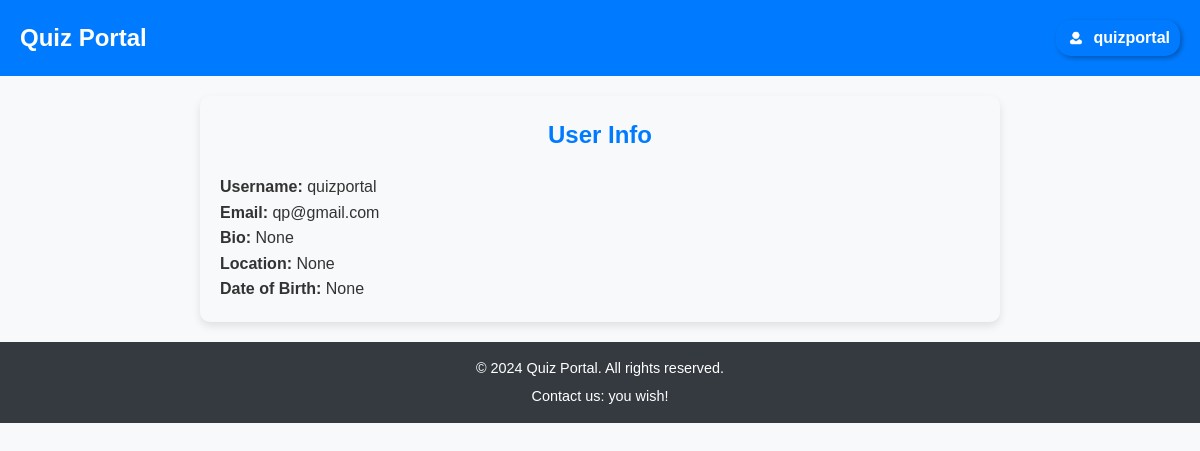
/profile/user-info/ (signed in), run on the app's committed database.
### core/models.py (models this page shows, shortened)
class User(AbstractUser):
    email = models.EmailField(unique=True)
    email_token = models.CharField(unique=True, max_length=200, null=True, blank=True)
    is_verified = models.BooleanField(default=False)
    USERNAME_FIELD = 'email'
    REQUIRED_FIELDS = ['username']

### User_Profile/models.py (models this page shows, shortened)
class Profile(models.Model):
    user = models.OneToOneField(settings.AUTH_USER_MODEL, on_delete=models.CASCADE, related_name='profile')
    bio = models.TextField(blank=True, null=True)
    profile_picture = models.ImageField(upload_to='profile_pictures/', blank=True, null=True)
    location = models.CharField(max_length=100, blank=True, null=True)
    date_of_birth = models.DateField(blank=True, null=True)

### User_Profile/views.py (the view)
# urls.py: path('user-info/', views.user_info, name='user_info'),
@login_required
def user_info(request):
    user = request.user
    profile = user.profile  # Access the related Profile object
    context = {
        'username': user.username,
        'email': user.email,
        'bio': profile.bio,
        'location': profile.location,
        'date_of_birth': profile.date_of_birth,
        'profile_picture': profile.profile_picture.url if profile.profile_picture else None,
    }
    return render(request, 'User_Profile/user_info.html', context)

### User_Profile/templates/User_Profile/user_info.html (shortened to what this page needs)
{% extends 'base.html' %}
{% load static %}
{% block styles %}
<link rel="stylesheet" href="{% static 'css/profile.css' %}">
{% endblock %}
{% block content %}
<div class="main-container">
    <h2>User Info</h2>
    <p><strong>Username:</strong> {{ username }}</p>
    <p><strong>Email:</strong> {{ email }}</p>
    <p><strong>Bio:</strong> {{ bio }}</p>
    <p><strong>Location:</strong> {{ location }}</p>
    <p><strong>Date of Birth:</strong> {{ date_of_birth }}</p>
</div>
{% endblock %}

### templates/base.html (shortened to what this page needs)
<!DOCTYPE html>
{% load static %}
<html lang="en">
<head>
    <link rel="stylesheet" href="{% static 'css/style.css' %}">
    {% block styles %}{% endblock %}
</head>
<body>
    {% block navbar %}
    <nav class="navbar">
        <div class="container">
            <a href="{% url 'homepage' %}" class="logo">Quiz Portal</a>
            <ul class="nav-links">
                <li class="profile-dropdown">
                    <div class="user-dropdown-container">
                        <a href="#" class="user-dropdown-toggle">
                            <img src="{% static 'images/user_icon.png' %}" alt="User Icon" class="user-icon">
                            {{ user.username }}
                        </a>
                    </div>
                </li>
            </ul>
        </div>
    </nav>
    {% endblock %}
    <main>
        {% block content %}{% endblock %}
    </main>
    {% block footer %}
    <footer class="footer">
        <div class="container">
            <p>&copy; 2024 Quiz Portal. All rights reserved.</p>
            <p>Contact us: you wish!</p>
        </div>
    </footer>
    {% endblock %}
</body>
</html>

### static/css/style.css (style rules this page uses)
* { margin: 0; padding: 0; box-sizing: border-box; }
body { font-family: Arial, sans-serif; line-height: 1.6; background-color: #f8f9fa; color: #333; }
.navbar { background-color: #007bff; color: #fff; padding: 10px 20px; }
.navbar .container { display: flex; justify-content: space-between; align-items: center; }
.navbar .logo { font-size: 1.5rem; font-weight: bold; color: #fff; text-decoration: none; }
.navbar .nav-links { list-style: none; display: flex; gap: 15px; }
.navbar .nav-links li { display: inline; border-radius: 15px; box-shadow: 2px 2px 5px rgba(.25, 0, 0, 0.30); }
.navbar .nav-links a { color: #fff; text-decoration: none; padding: 5px 10px; display: flex; align-items: center; }
.user-icon { width: 20px; height: 20px; margin-right: 8px; }
.footer { background-color: #343a40; color: #fff; text-align: center; padding: 10px 20px; margin-top: auto; }
.footer p { margin: 5px 0; font-size: 0.9rem; }
.user-dropdown-container { position: relative; display: inline-block; align-items: center; }
.user-dropdown-toggle { display: flex; align-items: center; text-decoration: none; color: #007bff; cursor: pointer; }

### static/css/profile.css (style rules this page uses)
.main-container { max-width: 800px; margin: 20px auto; padding: 20px; background-color: #f8f9fa; border-radius: 10px; box-shadow: 0 4px 8px rgba(0, 0, 0, 0.1); }
h1, h2 { color: #007bff; text-align: center; margin-bottom: 20px; }
ul { list-style-type: none; padding: 0; text-align: center; }
ul li { margin: 10px 0; }
ul li a { color: #007bff; text-decoration: none; font-weight: bold; transition: color 0.3s ease; }

### data on the page
User: username "quizportal", email "qp@gmail.com"
Profile: bio "None", location "None"

### other printed values
{{ date_of_birth }} "None"
